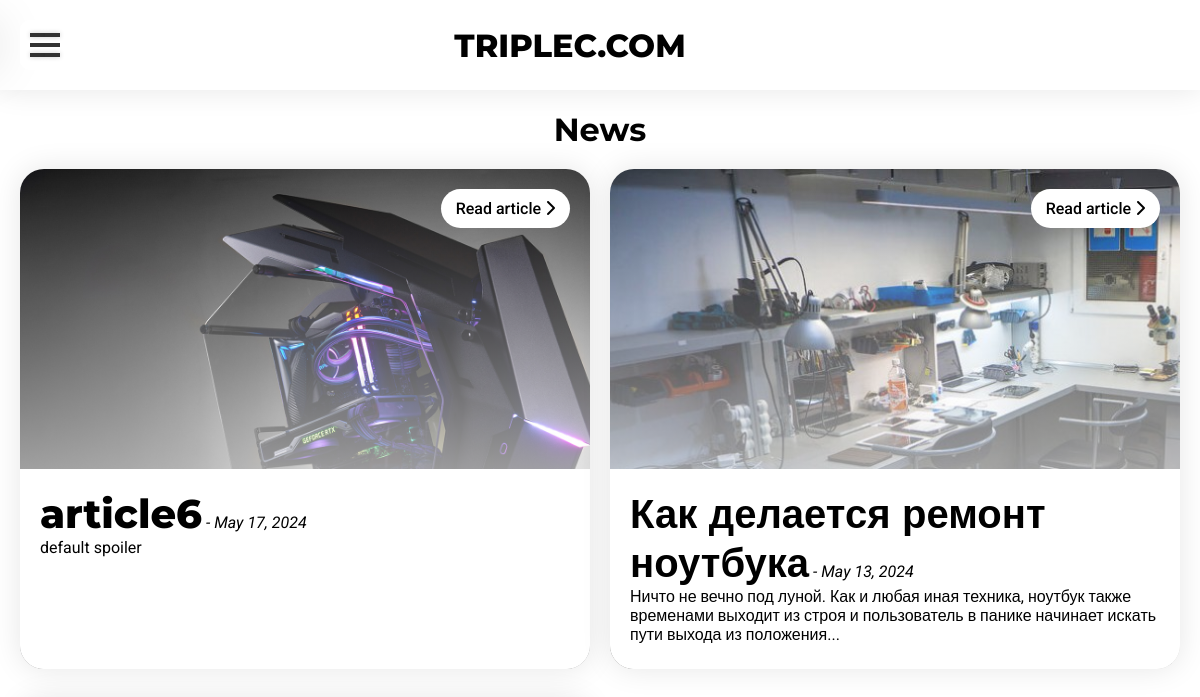
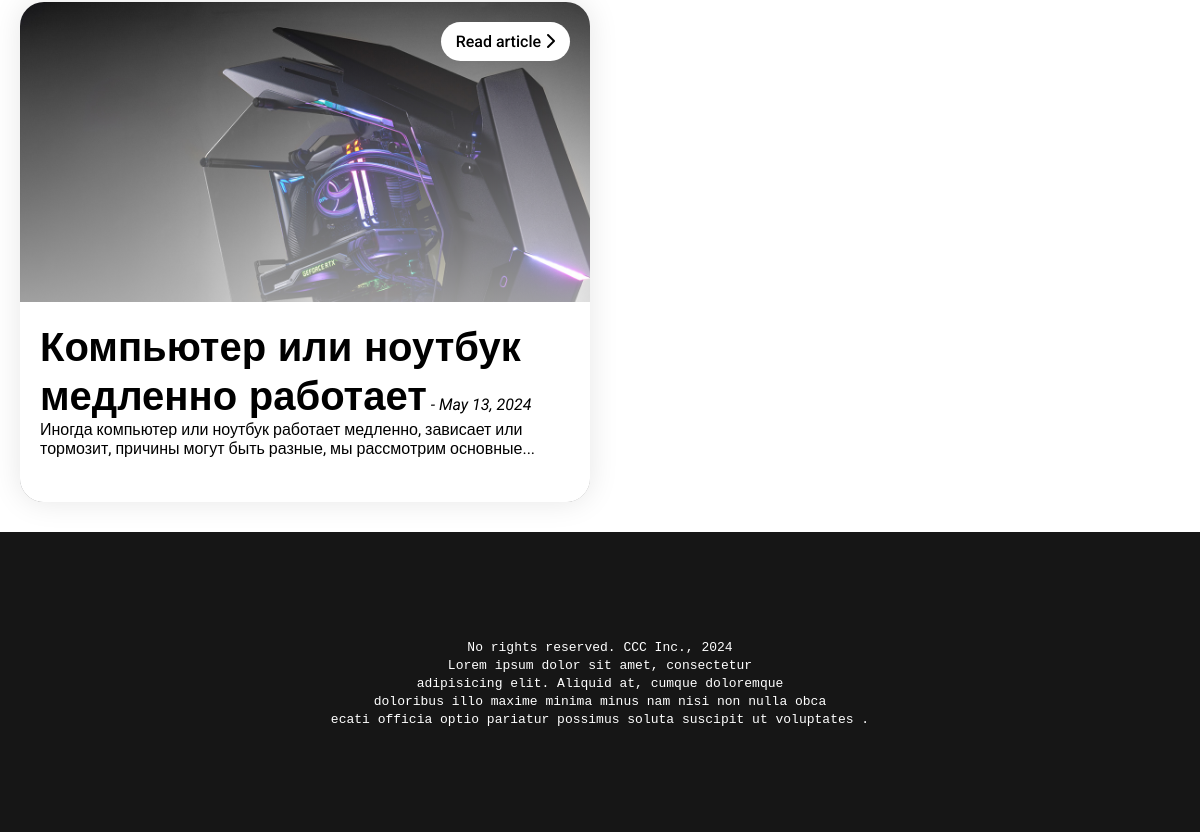
Before: /news/ with the older database file (2 pictures, top to bottom).
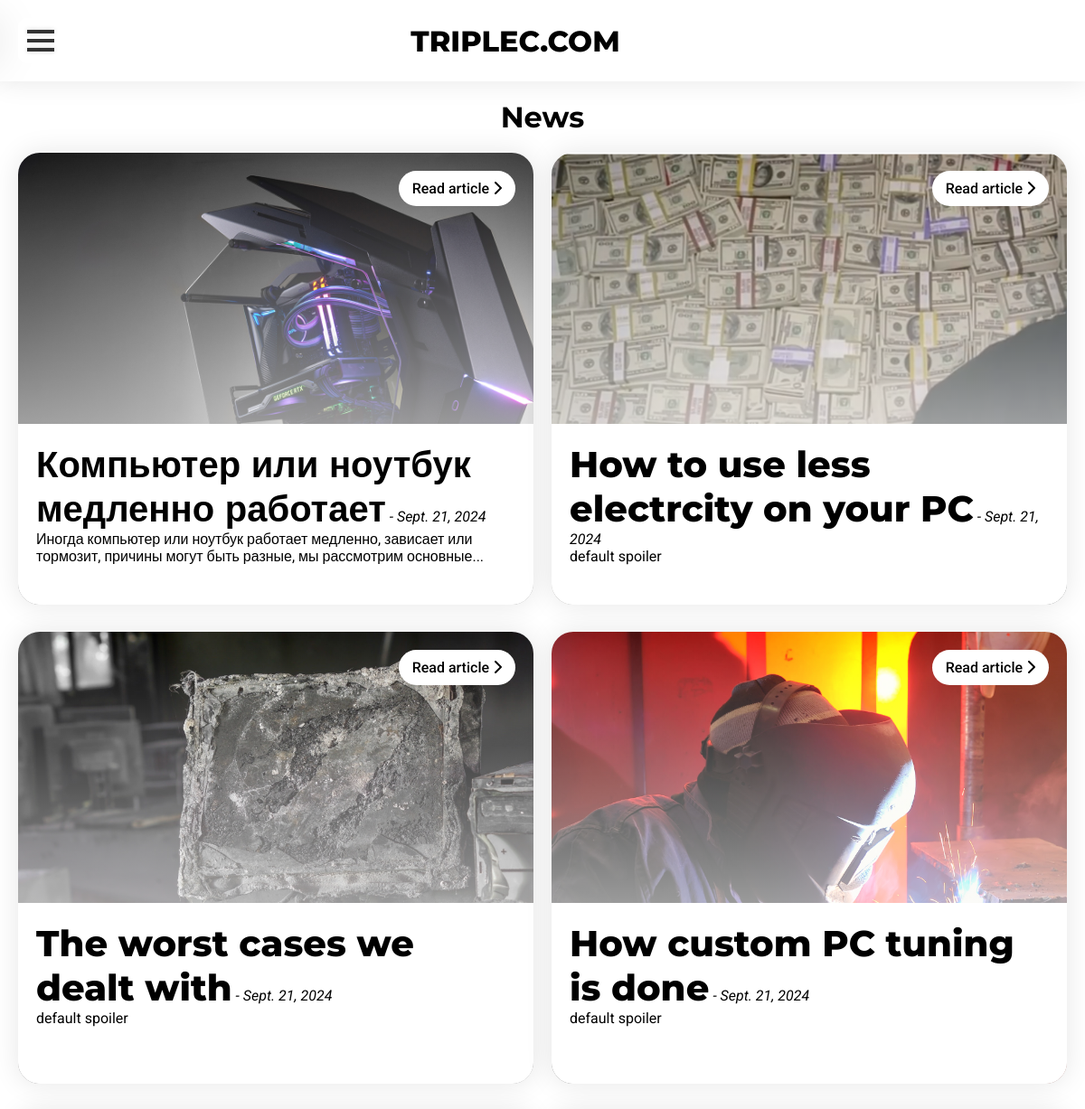
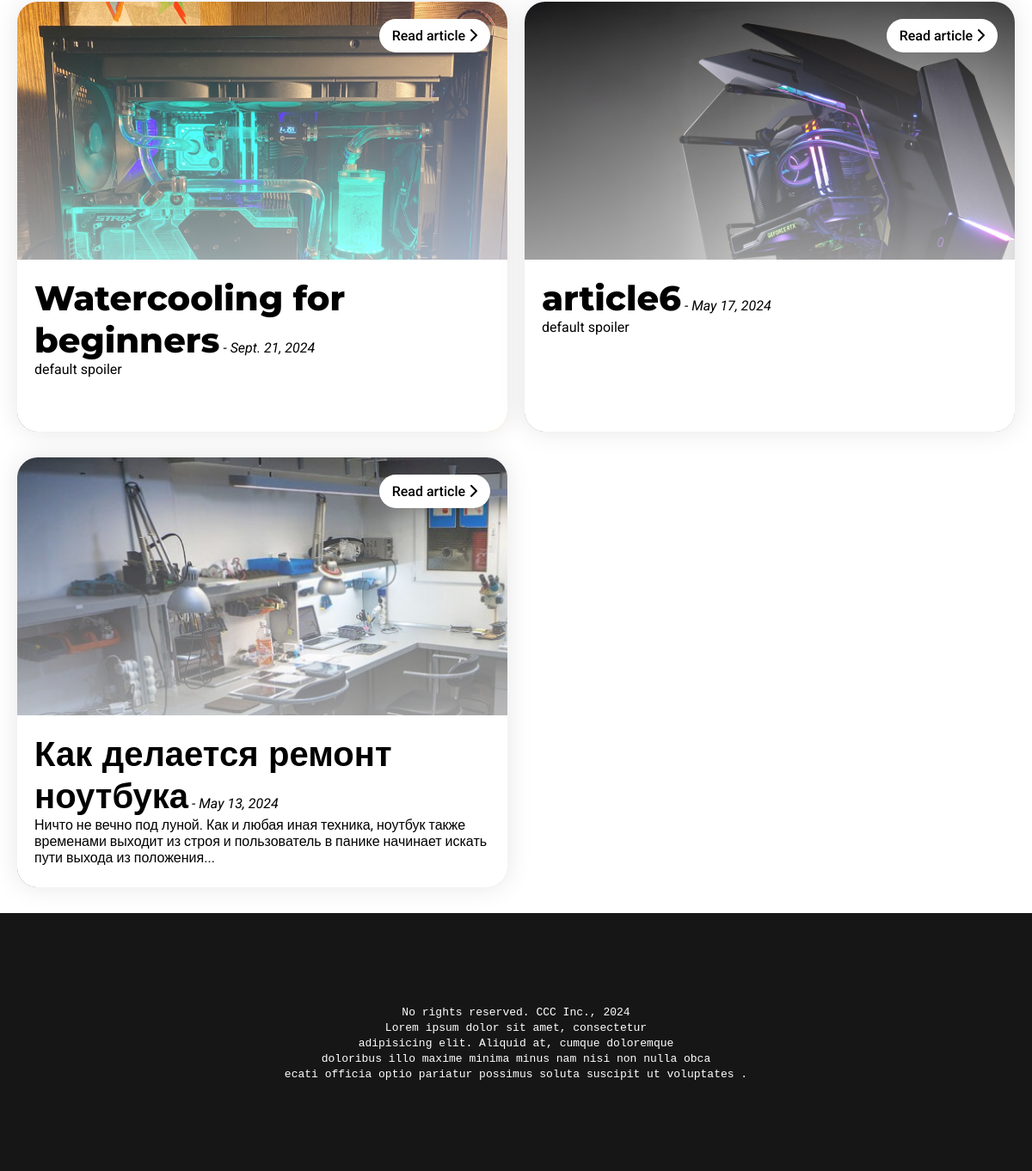
After: the same page with the newer database file (2 pictures, top to bottom).
### news_app/models.py (models this page shows, shortened)
class NewsArticle(models.Model):
    title = models.CharField('Title of the article', max_length=200)
    spoiler = models.CharField('Text for preview of the article', max_length=200, default="default spoiler")
    cover = models.ImageField('Cover image for article')
    author = models.CharField('Author name', max_length=50)
    text = models.TextField('Full text of the article')
    date = models.DateField('Date on which article was posted')
    class Meta:
        verbose_name = "News article"
        verbose_name_plural = "News articles"

### news_app/views.py (the view)
# urls.py: path('', views.news_method, name='news'),
def news_method(request):
    news = NewsArticle.objects.order_by('-date')
    return render(request, 'news_app/index.html', {'news': news})

### news_app/templates/news_app/index.html (shortened to what this page needs)
{% extends 'mainapp/layout.html' %}
{% block main_block %}
    <div class="heading_container">
        <h1 class="heading_1">News</h1>
    </div>
    <div class="news_wrapper">
        {% for value in news %}
            {% include "news_app/news_article_preview.html" with value=value path=value.id %}
        {% endfor %}
    </div>
{% endblock %}

### mainapp/templates/mainapp/layout.html (shortened to what this page needs)
{% load static %}
<!doctype html>
<html lang="en">
<head>
    <link rel="stylesheet" href="{% static 'style.css' %}">
    <link rel="stylesheet" href="{% static 'sidebar.css' %}">
    <link rel="stylesheet" href="{% static 'media.css' %}">
</head>
<body>
    <div class="wrapper">
        {% include 'mainapp/navigation.html' %}
        <header class="main_header">
            <h1>TRIPLEC.COM</h1>
            <div class="header_logo"></div>
        </header>
        <main class="content">
            {% block main_block %}{% endblock %}
        </main>
        <footer class="main_footer">
            <div style="text-align: center">
                <code>No rights reserved. CCC Inc., 2024</code>
                <br>
                <samp>
                    Lorem ipsum dolor sit amet, consectetur <br>
                    adipisicing elit. Aliquid at, cumque doloremque <br>
                    doloribus illo maxime minima minus nam nisi non nulla obca <br>
                    ecati officia optio pariatur possimus soluta susc<wbr>ipit ut voluptates .
                </samp>
            </div>
        </footer>
    </div>
</body>
</html>

### mainapp/templates/mainapp/navigation.html (shortened to what this page needs)
<nav class="sidebar" id="sidebar">
    <div class="sidebar_button_layer">
        <div class="btn" id="burger" onclick="moveSidebar()">
            <div class="strip"></div>
            <div class="strip"></div>
        </div>
    </div>
    <ul>
        <li>
            <a href="{% url 'home' %}" style="padding-right: 10px">
            </a>
        </li>
        <li>
            <a href="{% url 'news' %}" style="padding-right: 10px">
                News</a>
        </li>
        <li>
            <a href="{% url 'about' %}" style="padding-right: 10px">
                About us</a>
        </li>
        <li>
            <a href="{% url 'services' %}" style="padding-right: 10px">
                Services</a>
        </li>
        <li>
            <a href="{% url 'cart_items' %}" style="padding-right: 10px">
                Cart</a>
        </li>
        <li>
            <a href="{% url 'faq' %}" style="padding-right: 10px">
                FAQ</a>
        </li>
        <li>
            <a href="{% url 'contacts' %}" style="padding-right: 10px">
                Contact us</a>
        </li>
        <li>
            <a href="{% url 'coupons' %}" style="padding-right: 10px">
                Coupons</a>
        </li>
        <li>
            <a href="{% url 'privacy_policy' %}" style="padding-right: 10px">
                Privacy policy</a>
        </li>
        <li>
            <a href="{% url 'reviews' %}" style="padding-right: 10px">
                Reviews</a>
        </li>
        <li>
            <a href="{% url 'vacancies' %}" style="padding-right: 10px">
                Vacancies</a>
        </li>
        <li>
            <a href="{% url 'order_list' %}" style="padding-right: 10px">
                Orders</a>
        </li>
        <li>
            <a href="{% url 'master_orders' %}" style="padding-right: 10px">
                For masters</a>
        </li>
    </ul>
</nav>

### news_app/templates/news_app/news_article_preview.html
<div class="news_article_preview" style="background-image: url('{{ value.cover.url }}')">
    <a href="{{ path }}">Read article <i class="fa-solid fa-chevron-right"></i></a>
    <div class="text_info">
        <strong>{{ value.title }}</strong>
        <i> - {{ value.date }}</i>
        <br>
        <span>{{ value.spoiler }}</span>
        <br>
    </div>
</div>

### static/style.css (style rules this page uses)
* { margin: 0; padding: 0; box-sizing: border-box; }
body { margin: 0 !important; }
.wrapper { width: 100%; }
.content { min-height: 100vh; width: 100%; padding: 20px; }
.main_footer { background-color: #161616; width: 100%; height: 300px; display: flex; align-items: center; justify-content: center; color: #ffffff; }
.news_wrapper { display: grid; width: 100%; grid-template-columns: repeat(2, 1fr); grid-gap: 20px; }
.news_article_preview { position: relative; height: 500px; padding: 20px; margin-bottom: 10px; z-index: 0; background-size: cover; border-radius: 24px; overflow: hidden; box-shadow: 0 0 30px rgba(0, 0, 0, .1); }
.news_article_preview::after { position: absolute; content: ''; top: 0; left: 0; width: 100%; height: 100%; background-image: linear-gradient(to bottom, transparent 0%, #ffffff 100%); z-index: -1; }
.news_article_preview > .text_info { position: absolute; bottom: 0; left: 0; width: 100%; min-height: 200px; background-color: #ffffff; padding: 20px; font-family: "Roboto", sans-serif; }
.news_article_preview > a[href] { position: absolute; top: 20px; right: 20px; background-color: #ffffff; padding: 10px 15px; border-radius: 24px; font-family: "Roboto", sans-serif; font-weight: 500; text-decoration: none; color: #000000; }
.news_article_preview > .text_info > strong { font-family: "Montserrat", sans-serif; font-weight: 800; font-size: 40px; }
.main_header { width: 100%; display: flex; justify-content: center; align-items: center; height: 90px; background-color: #ffffff; box-shadow: 0 0 30px rgba(0, 0, 0, .1); }
.main_header > h1 { font-family: "Montserrat", sans-serif; font-weight: 800; }
*[class^="heading_container"] { width: 100%; text-align: center; padding-bottom: 20px; }
*[class^="heading"] { font-family: "Montserrat", sans-serif; font-kerning: normal; }
.header_logo { width: 60px; height: 60px; background-size: cover; background-position: center; }
*[class^="news_article"] { font-family: "Roboto", sans-serif; }

### static/sidebar.css (style rules this page uses)
.sidebar { position: fixed; width: 300px; height: 100vh; background-color: transparent; margin-left: calc(-300px + 50px + 40px); transition: .2s margin-left ease-in-out, .2s background-color ease-in-out, .2s box-shadow ease-in-out; z-index: 10; pointer-events: none; }
.sidebar ul { width: 100%; height: 100%; }
.sidebar ul li { width: 100%; padding: 15px 20px; }
.sidebar ul li a { text-decoration: none; color: #000000; font-family: "Roboto", sans-serif; font-weight: 500; display: flex; }
.sidebar_button_layer { width: 100%; padding: 20px; display: flex; justify-content: space-between; }
.sidebar_button_layer .btn { width: 50px; height: 50px; background: #ffffff; display: flex; align-items: center; justify-content: center; border-radius: 10px; transition: .2s box-shadow ease-in-out; pointer-events: all !important; }
.sidebar_button_layer .btn .strip { width: 15px; height: 3.5px; background: #333; position: relative; transition: .15s background ease-in-out; }
.sidebar_button_layer .btn .strip:nth-child(1)::after, .sidebar_button_layer .btn .strip:nth-child(1)::before, .sidebar_button_layer .btn .strip:nth-child(2)::after, .sidebar_button_layer .btn .strip:nth-child(2)::before { content: ''; color: #f00; width: 15px; height: 3.5px; position: absolute; z-index: 10; background: #333; transition: .15s; box-shadow: 0 0 5px rgba(0, 0, 0, .2); }
.sidebar_button_layer .btn .strip:nth-child(1)::after { top: -10px; left: 0; }
.sidebar_button_layer .btn .strip:nth-child(1)::before { top: 10px; left: 0; }
.sidebar_button_layer .btn .strip:nth-child(2)::after { top: -10px; right: 0; }
.sidebar_button_layer .btn .strip:nth-child(2)::before { top: 10px; right: 0; }

Changed rows visible on the page:
changed NewsArticle "Компьютер или ноутбук медленно работает": date "May 13, 2024" → "Sept. 21, 2024"; moves up the list
added NewsArticle: cover (picture), title "How to use less electrcity on your PC", date "Sept. 21, 2024", spoiler "default spoiler"
added NewsArticle: cover (picture), title "The worst cases we dealt with", date "Sept. 21, 2024", spoiler "default spoiler"
added NewsArticle: cover (picture), title "How custom PC tuning is done", date "Sept. 21, 2024", spoiler "default spoiler"
added NewsArticle: cover (picture), title "Watercooling for beginners", date "Sept. 21, 2024", spoiler "default spoiler"
